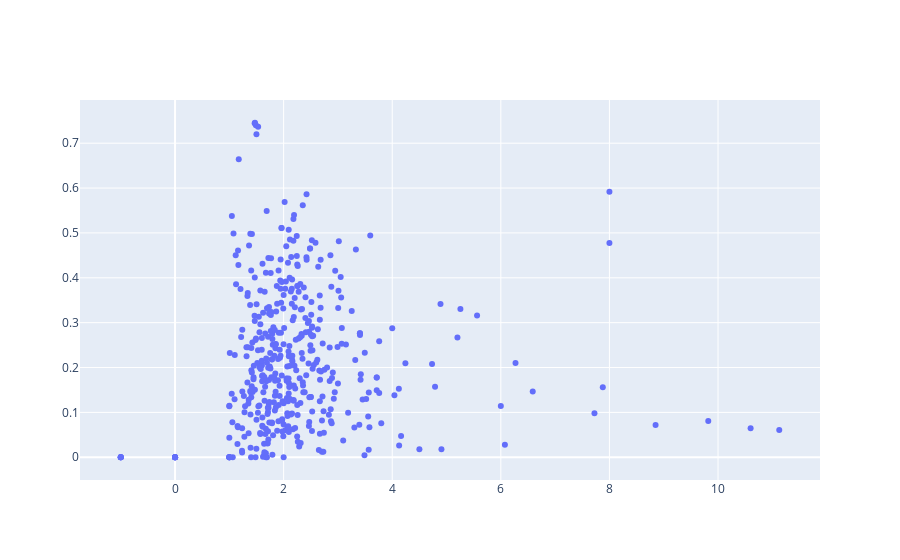

Source (notebook cell):
### Code cell
import plotly.graph_objects as go


fig = go.Figure()

fig.add_trace(go.Scatter(x=df_java_ccw['averageCC'].values, y=df_java_ccw['percentage'].values,
                    mode='markers',
                    name='lines'))


fig.show()

### Figure 1 — Plotly figure (JSON) as saved in the notebook; plotly's stock layout.template omitted (floating-point values rounded to 4 significant figures; data arrays with more than 128 entries replaced by an {"elided": "..."} marker saying what was removed)
{"data": [{"mode": "markers", "name": "lines", "type": "scatter", "x": {"elided": "446 float values"}, "y": {"elided": "446 float values"}}], "layout": {}}
